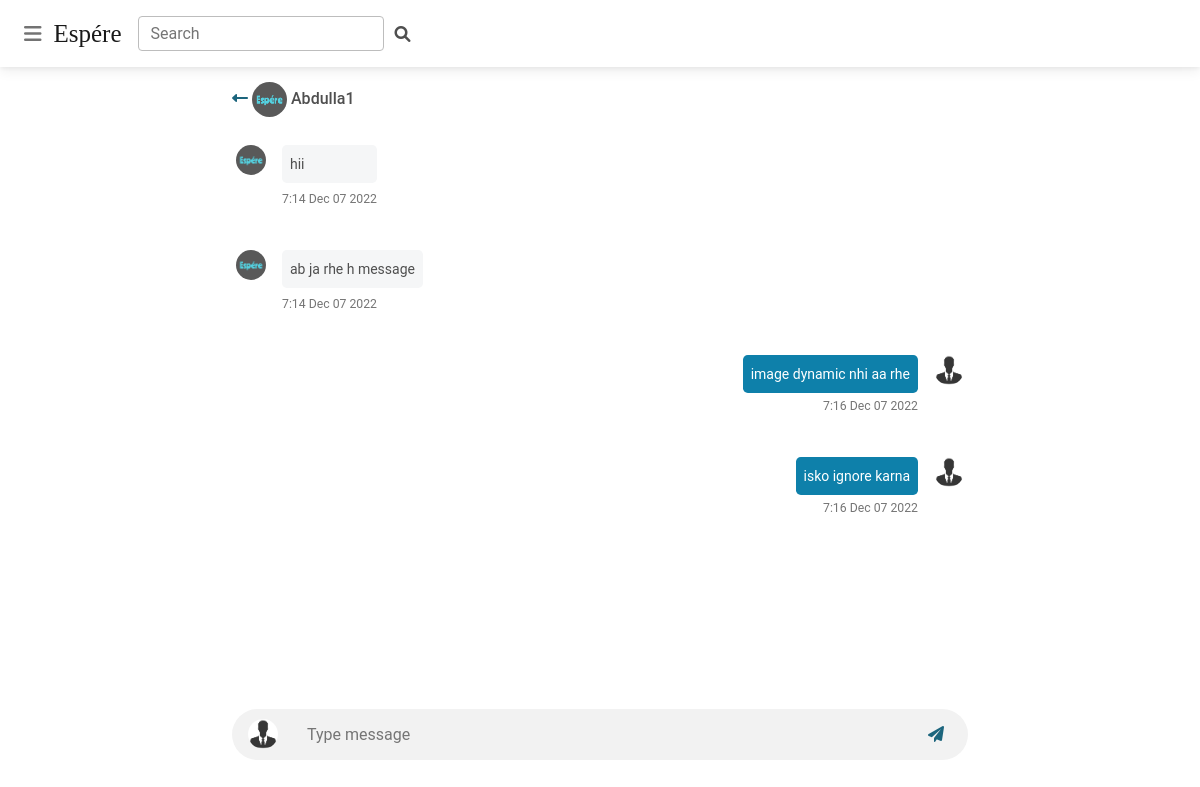
The page /chat/chat/chat_2/ (signed in) on the database its author committed.
### chat_app/models.py (models this page shows, shortened)
class ChatMessage(models.Model):
    id = models.UUIDField(primary_key=True, editable=False)
    chat_session = models.ForeignKey(
        ChatSession, on_delete=models.CASCADE, related_name="user_messages"
    )
    user = models.ForeignKey(
        User, verbose_name="message_sender", on_delete=models.CASCADE
    )
    message_detail = models.JSONField()
    class Meta:
        ordering = ["-message_detail__timestamp"]

### chat_app/views.py (the view)
# urls.py: path('chat/<str:room_name>/', start_chat, name='start_chat'),
@login_required
def start_chat(request, room_name):
    current_user = request.user
    try:
        check_user = ChatSession.objects.filter(
            Q(id=room_name[5:]) & (Q(user1=current_user) | Q(user2=current_user))
        )
    except Exception:
        return HttpResponse("Something went wrong!!!")
    if check_user.exists():
        chat_user_pair = check_user.first()
        opposite_user = (
            chat_user_pair.user2
            if chat_user_pair.user1.username == current_user.username
            else chat_user_pair.user1
        )
        fetch_all_message = ChatMessage.objects.filter(
            chat_session__id=room_name[5:]
        ).order_by("message_detail__timestamp")
        return render(
            request,
            "chat/send.html",
            {
                "room_name": room_name,
                "opposite_user": opposite_user,
                "fetch_all_message": fetch_all_message,
            },
        )
    else:
        return HttpResponse("You have't permission to chatting with this user!!!")

### chat_app/templatetags/convert_date.py (called while the page is built)
@register.filter(expects_localtime=True)
def convert_date(value):
    return datetime.datetime.strptime(value, '%Y-%m-%d %H:%M:%S.%f')

### chat_app/templates/chat/send.html (shortened to what this page needs)
{% extends "base.html" %}
{% load static %}
{% block content %}
<div class="container">
    {% load convert_date %}
    <div class="row d-flex justify-content-center">
        <div class="col-md-12 col-lg-8 col-xl-8">
    <h6 class="mt-3 d-inline-block"><a style="color: #1c657d;" href="{% url 'friend-list' %}"><i class="fas fa-long-arrow-alt-left"></i></a> <img class="rounded-circle img-fluid" style="width: 35px; height: 35px;" src="{% static 'profile_images/logo.jpg' %}" alt="">
        {% if opposite_user.first_name %}
        {{opposite_user.first_name | title}} {{opposite_user.last_name | title}}
        {% else %}
        {{opposite_user.username | title}}
        {% endif %}
    </h6>
</div>
</div>
    <div>
    <div id="chat3" class="row d-flex justify-content-center mt-3">
        <div class="col-md-12 col-lg-8 col-xl-8">
            <div id="chat-log" class="scroll">
              {% for msg in fetch_all_message %}
              {% if not msg.user == request.user %}
            <div class="d-flex flex-row justify-content-start mb-4">
                <img class="rounded-circle img-fluid" src="{% static 'profile_images/logo.jpg' %}"
                  alt="avatar 1" style="width: 30px; height: 30px;">
                <div id="{{msg.id}}">
                  <p class="small p-2 ms-3 mb-1 rounded-3" style="background-color: #f5f6f7;">
                    {{msg.message_detail.msg}}
                  </p>
                  <p class="small ms-3 mb-3 rounded-3 text-muted"><small>{{msg.message_detail.timestamp | convert_date | date:"f M d Y"}}</small></p>
                </div>
              </div>
              {% endif %}
              {% if msg.user == request.user  %}
              <div class="d-flex flex-row justify-content-end mb-4">
                <div id="{{msg.id}}">
                  <p class="small p-2 me-3 mb-1 text-white rounded-3" style="background-color: rgb(14, 128, 170);">
                    {{msg.message_detail.msg}}
                  </p>
                  <p class="small me-3 mb-3 rounded-3 text-muted d-flex justify-content-end"><small>{{msg.message_detail.timestamp | convert_date | date:"f M d Y"}}</small></p>
                </div>
                <img class="rounded-circle img-fluid" src="{% static 'profile_images/default.jpeg' %}"
                  alt="avatar 1" style="width: 30px; height: 30px;">
              </div>
              {% endif %}
              {% endfor %}
            </div>
        <div style="background-color: rgb(242, 242, 242); border-radius: 50px;" class="text-muted d-flex  align-items-center py-2 pe-2 pt-2 mt-2">
        <img class="rounded-circle img-fluid ms-3" src="{% static 'profile_images/default.jpeg' %}" alt="avatar 3" style="width: 30px; height: 30px;">
        <input id="chat-message-input" type="text" class="form-control  ms-3" id="exampleFormControlInput2" placeholder="Type message" required>
        <span id="chat-message-submit" type="button" class="ms-3 me-3"><i style="color: #1c657d;" class="fas fa-paper-plane"></i></span>
        </div>
    </div>
    </div>
    </div>
</div>
{% endblock content %}

### core/templates/base.html (shortened to what this page needs)
<!DOCTYPE html>
<html lang="en">
  {% load static %}
<head>
    {% load static %}
</head>
<body>
<link
href="https://cdnjs.cloudflare.com/ajax/libs/font-awesome/6.0.0/css/all.min.css"
rel="stylesheet"
/>
<link
href="{% static 'css/googlefont.css' %}"
rel="stylesheet"
/>
<link
href="{% static 'css/mdbootstrap.css' %}"
rel="stylesheet"
/>
<link rel="stylesheet" href="{% static 'css/tag.css' %}" />
    </head>
 <link href='{% static "css/goo.css" %}' rel='stylesheet'>
<header>
    <nav id="main-navbar " class="navbar navbar-expand-lg navbar-light bg-white fixed-top">
      <div class="container-fluid">
        <button
          class="navbar-toggler d-block"
          type="button"
          data-mdb-toggle="collapse"
          data-mdb-target="#sidebarMenu"
          aria-controls="sidebarMenu"
          aria-expanded="false"
          aria-label="Toggle navigation"
        >
          <i class="fas fa-bars"></i>
        </button>
        <a class="navbar-brand" href="#">
          <span class="goo">Espére</span>
        </a>
        <form class="d-none d-md-flex input-group w-auto my-auto" action="" method="GET">
          <input
            autocomplete="off"
            type="search"
            class="form-control rounded"
            placeholder='Search'
            style="min-width: 225px;"
            name="page"
            id="tags"
            aria-label="Search"
            aria-describedby="search-addon"
          />
          <span class="input-group-text border-0"><i class="fas fa-search"></i></span>
        </form>
      </div>
    </nav>
  </header>
  <main style="margin-top: 58px;">
    <div class="container pt-2"></div>
  </main>
{% block content %}
{% endblock content %}
<link href="{% static 'css/jqueryuiclass.css' %}" rel="stylesheet"
    type="text/css" />
</body>
</html>

### core/templates/base.html (style rules this page uses)
.goo { font-family: 'Autour One';font-size: 25px; }
@media (min-width: 991.98px) { main { padding-left: 1px; } }

### chat_app/templates/chat/send.html (style rules this page uses)
div.scroll { margin: 4px, 4px; padding: 4px; width: 100%; height: 70vh; overflow-x: auto; text-align: justify; border-radius: 3px; }
#chat3 .form-control { background-color: rgb(242, 242, 242); border-color: transparent; }

### rows shown on the page
ChatMessage: message_detail.msg "hii", message_detail.timestamp|convert_date "7:14 Dec 07 2022"
ChatMessage: message_detail.msg "ab ja rhe h message", message_detail.timestamp|convert_date "7:14 Dec 07 2022"
ChatMessage: message_detail.msg "image dynamic nhi aa rhe", message_detail.timestamp|convert_date "7:16 Dec 07 2022"
ChatMessage: message_detail.msg "isko ignore karna", message_detail.timestamp|convert_date "7:16 Dec 07 2022"

### other values the page prints
{{ opposite_user.username | title }} "Abdulla1"
